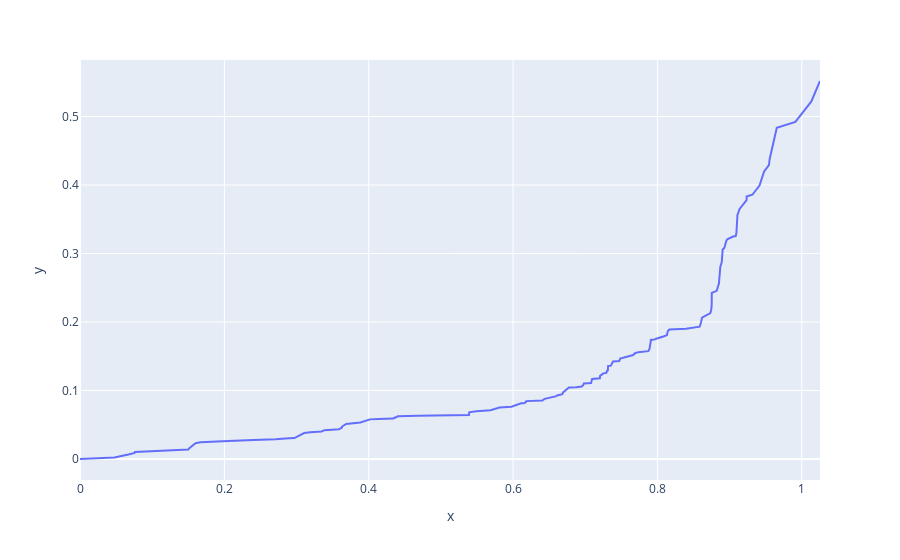

Notebook code cell kept with this figure:
### Markdown cell above
Кажется, что наиболее подходящим графиком для описания зависимости двух переменных будет прямая.
Построим график прямо из исходных данных.

### Code cell
fig = px.line(x=sorted(list(df['Health (Life Expectancy)'])),
              y=sorted(list(df['Trust (Government Corruption)'])))
fig.show()

### Figure 1 — Plotly figure (JSON) as saved in the notebook; plotly's stock layout.template omitted (floating-point values rounded to 4 significant figures; data arrays with more than 128 entries replaced by an {"elided": "..."} marker saying what was removed)
{"data": [{"hovertemplate": "x=%{x}<br>y=%{y}<extra></extra>", "legendgroup": "", "line": {"color": "#636efa", "dash": "solid"}, "marker": {"symbol": "circle"}, "mode": "lines", "name": "", "orientation": "v", "showlegend": false, "type": "scatter", "x": {"elided": "158 float values"}, "xaxis": "x", "y": {"elided": "158 float values"}, "yaxis": "y"}], "layout": {"legend": {"tracegroupgap": 0}, "margin": {"t": 60}, "xaxis": {"anchor": "y", "domain": [0, 1], "title": {"text": "x"}}, "yaxis": {"anchor": "x", "domain": [0, 1], "title": {"text": "y"}}}}
